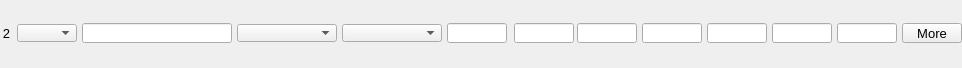
    <widget class="PyDMFrame" name="composite_1">
      <property name="geometry">
        <rect>
          <x>8</x>
          <y>159</y>
          <width>962</width>
          <height>68</height>
        </rect>
      </property>
      <widget class="PyDMEnumComboBox" name="menu_3">
        <property name="geometry">
          <rect>
            <x>17</x>
            <y>24</y>
            <width>60</width>
            <height>18</height>
          </rect>
        </property>
        <property name="toolTip">
          <string>${P}${O2}Use</string>
        </property>
        <property name="channel" stdset="0">
          <string>ca://${P}${O2}Use</string>
        </property>
        <property name="font" stdset="0">
          <font>
            <pointsize>10</pointsize>
          </font>
        </property>
        <property name="styleSheet">
          <string notr="true">PyDMEnumComboBox#menu_3 {
  color: rgb(0, 0, 0);
  background-color: rgb(115, 223, 255);
  }</string>
        </property>
      </widget>
      <widget class="PyDMLabel" name="text_update_11">
        <property name="geometry">
          <rect>
            <x>17</x>
            <y>0</y>
            <width>60</width>
            <height>18</height>
          </rect>
        </property>
        <property name="toolTip">
          <string>PV: ${P}${O2}Use_RBV</string>
        </property>
        <property name="channel" stdset="0">
          <string>ca://${P}${O2}Use_RBV</string>
        </property>
        <property name="font" stdset="0">
          <font>
            <pointsize>10</pointsize>
          </font>
        </property>
        <property name="alignment">
          <set>Qt::AlignCenter</set>
        </property>
        <property name="textInteractionFlags">
          <set>Qt::TextSelectableByKeyboard|Qt::TextSelectableByMouse</set>
        </property>
        <property name="styleSheet">
          <string notr="true">PyDMLabel#text_update_11 {
  color: rgb(10, 0, 184);
  background-color: rgb(70, 70, 70);
  }</string>
        </property>
      </widget>
      <widget class="PyDMLineEdit" name="text_entry_8">
        <property name="geometry">
          <rect>
            <x>82</x>
            <y>23</y>
            <width>150</width>
            <height>20</height>
          </rect>
        </property>
        <property name="channel" stdset="0">
          <string>ca://${P}${O2}Name</string>
        </property>
        <property name="toolTip">
          <string>${P}${O2}Name</string>
        </property>
        <property name="font" stdset="0">
          <font>
            <pointsize>10</pointsize>
          </font>
        </property>
        <property name="styleSheet">
          <string notr="true">PyDMLineEdit#text_entry_8 {
  color: rgb(0, 0, 0);
  background-color: rgb(115, 223, 255);
  border: 1px solid black;
  margin: 0px;
  padding: 0px;
  spacing: 0px;
  }</string>
        </property>
      </widget>
      <widget class="PyDMLabel" name="text_update_12">
        <property name="geometry">
          <rect>
            <x>82</x>
            <y>0</y>
            <width>150</width>
            <height>18</height>
          </rect>
        </property>
        <property name="toolTip">
          <string>PV: ${P}${O2}Name_RBV</string>
        </property>
        <property name="channel" stdset="0">
          <string>ca://${P}${O2}Name_RBV</string>
        </property>
        <property name="font" stdset="0">
          <font>
            <pointsize>10</pointsize>
          </font>
        </property>
        <property name="alignment">
          <set>Qt::AlignCenter</set>
        </property>
        <property name="textInteractionFlags">
          <set>Qt::TextSelectableByKeyboard|Qt::TextSelectableByMouse</set>
        </property>
        <property name="styleSheet">
          <string notr="true">PyDMLabel#text_update_12 {
  color: rgb(10, 0, 184);
  background-color: rgb(187, 187, 187);
  }</string>
        </property>
      </widget>
      <widget class="PyDMEnumComboBox" name="menu_4">
        <property name="geometry">
          <rect>
            <x>237</x>
            <y>24</y>
            <width>100</width>
            <height>18</height>
          </rect>
        </property>
        <property name="toolTip">
          <string>${P}${O2}Shape</string>
        </property>
        <property name="channel" stdset="0">
          <string>ca://${P}${O2}Shape</string>
        </property>
        <property name="font" stdset="0">
          <font>
            <pointsize>10</pointsize>
          </font>
        </property>
        <property name="styleSheet">
          <string notr="true">PyDMEnumComboBox#menu_4 {
  color: rgb(0, 0, 0);
  background-color: rgb(115, 223, 255);
  }</string>
        </property>
      </widget>
      <widget class="PyDMLabel" name="text_update_13">
        <property name="geometry">
          <rect>
            <x>237</x>
            <y>0</y>
            <width>100</width>
            <height>18</height>
          </rect>
        </property>
        <property name="toolTip">
          <string>PV: ${P}${O2}Shape_RBV</string>
        </property>
        <property name="channel" stdset="0">
          <string>ca://${P}${O2}Shape_RBV</string>
        </property>
        <property name="font" stdset="0">
          <font>
            <pointsize>10</pointsize>
          </font>
        </property>
        <property name="alignment">
          <set>Qt::AlignCenter</set>
        </property>
        <property name="textInteractionFlags">
          <set>Qt::TextSelectableByKeyboard|Qt::TextSelectableByMouse</set>
        </property>
        <property name="styleSheet">
          <string notr="true">PyDMLabel#text_update_13 {
  color: rgb(10, 0, 184);
  background-color: rgb(187, 187, 187);
  }</string>
        </property>
      </widget>
      <widget class="PyDMEnumComboBox" name="menu_5">
        <property name="geometry">
          <rect>
            <x>342</x>
            <y>24</y>
            <width>100</width>
            <height>18</height>
          </rect>
        </property>
        <property name="toolTip">
          <string>${P}${O2}DrawMode</string>
        </property>
        <property name="channel" stdset="0">
          <string>ca://${P}${O2}DrawMode</string>
        </property>
        <property name="font" stdset="0">
          <font>
            <pointsize>10</pointsize>
          </font>
        </property>
        <property name="styleSheet">
          <string notr="true">PyDMEnumComboBox#menu_5 {
  color: rgb(0, 0, 0);
  background-color: rgb(115, 223, 255);
  }</string>
        </property>
      </widget>
      <widget class="PyDMLabel" name="text_update_14">
        <property name="geometry">
          <rect>
            <x>342</x>
            <y>0</y>
            <width>100</width>
            <height>18</height>
          </rect>
        </property>
        <property name="toolTip">
          <string>PV: ${P}${O2}DrawMode_RBV</string>
        </property>
        <property name="channel" stdset="0">
          <string>ca://${P}${O2}DrawMode_RBV</string>
        </property>
        <property name="font" stdset="0">
          <font>
            <pointsize>10</pointsize>
          </font>
        </property>
        <property name="alignment">
          <set>Qt::AlignCenter</set>
        </property>
        <property name="textInteractionFlags">
          <set>Qt::TextSelectableByKeyboard|Qt::TextSelectableByMouse</set>
        </property>
        <property name="styleSheet">
          <string notr="true">PyDMLabel#text_update_14 {
  color: rgb(10, 0, 184);
  background-color: rgb(187, 187, 187);
  }</string>
        </property>
      </widget>
      <widget class="PyDMLineEdit" name="text_entry_9">
        <property name="geometry">
          <rect>
            <x>514</x>
            <y>23</y>
            <width>60</width>
            <height>20</height>
          </rect>
        </property>
        <property name="channel" stdset="0">
          <string>ca://${P}${O2}Green</string>
        </property>
        <property name="toolTip">
          <string>${P}${O2}Green</string>
        </property>
        <property name="font" stdset="0">
          <font>
            <pointsize>10</pointsize>
          </font>
        </property>
        <property name="styleSheet">
          <string notr="true">PyDMLineEdit#text_entry_9 {
  color: rgb(0, 0, 0);
  background-color: rgb(115, 223, 255);
  border: 1px solid black;
  margin: 0px;
  padding: 0px;
  spacing: 0px;
  }</string>
        </property>
      </widget>
      <widget class="PyDMLabel" name="text_update_15">
        <property name="geometry">
          <rect>
            <x>514</x>
            <y>0</y>
            <width>60</width>
            <height>18</height>
          </rect>
        </property>
        <property name="toolTip">
          <string>PV: ${P}${O2}Green_RBV</string>
        </property>
        <property name="channel" stdset="0">
          <string>ca://${P}${O2}Green_RBV</string>
        </property>
        <property name="font" stdset="0">
          <font>
            <pointsize>10</pointsize>
          </font>
        </property>
        <property name="alignment">
          <set>Qt::AlignCenter</set>
        </property>
        <property name="textInteractionFlags">
          <set>Qt::TextSelectableByKeyboard|Qt::TextSelectableByMouse</set>
        </property>
        <property name="styleSheet">
          <string notr="true">PyDMLabel#text_update_15 {
  color: rgb(10, 0, 184);
  background-color: rgb(187, 187, 187);
  }</string>
        </property>
      </widget>
      <widget class="PyDMLineEdit" name="text_entry_10">
        <property name="geometry">
          <rect>
            <x>577</x>
            <y>23</y>
            <width>60</width>
            <height>20</height>
          </rect>
        </property>
        <property name="channel" stdset="0">
          <string>ca://${P}${O2}Blue</string>
        </property>
        <property name="toolTip">
          <string>${P}${O2}Blue</string>
        </property>
        <property name="font" stdset="0">
          <font>
            <pointsize>10</pointsize>
          </font>
        </property>
        <property name="styleSheet">
          <string notr="true">PyDMLineEdit#text_entry_10 {
  color: rgb(0, 0, 0);
  background-color: rgb(115, 223, 255);
  border: 1px solid black;
  margin: 0px;
  padding: 0px;
  spacing: 0px;
  }</string>
        </property>
      </widget>
      <widget class="PyDMLabel" name="text_update_16">
        <property name="geometry">
          <rect>
            <x>577</x>
            <y>0</y>
            <width>60</width>
            <height>18</height>
          </rect>
        </property>
        <property name="toolTip">
          <string>PV: ${P}${O2}Blue_RBV</string>
        </property>
        <property name="channel" stdset="0">
          <string>ca://${P}${O2}Blue_RBV</string>
        </property>
        <property name="font" stdset="0">
          <font>
            <pointsize>10</pointsize>
          </font>
        </property>
        <property name="alignment">
          <set>Qt::AlignCenter</set>
        </property>
        <property name="textInteractionFlags">
          <set>Qt::TextSelectableByKeyboard|Qt::TextSelectableByMouse</set>
        </property>
        <property name="styleSheet">
          <string notr="true">PyDMLabel#text_update_16 {
  color: rgb(10, 0, 184);
  background-color: rgb(187, 187, 187);
  }</string>
        </property>
      </widget>
      <widget class="PyDMSlider" name="valuator_4">
        <property name="geometry">
          <rect>
            <x>642</x>
            <y>48</y>
            <width>60</width>
            <height>20</height>
          </rect>
        </property>
        <property name="channel" stdset="0">
          <string>ca://${P}${O2}PositionX</string>
        </property>
        <property name="toolTip">
          <string>${P}${O2}PositionX</string>
        </property>
        <property name="orientation" stdset="0">
          <string>Qt::Horizontal</string>
        </property>
        <property name="showLimitLabels" stdset="0">
          <bool>true</bool>
        </property>
        <property name="showValueLabel" stdset="0">
          <bool>false</bool>
        </property>
        <property name="showUnits" stdset="0">
          <bool>false</bool>
        </property>
        <property name="tickPosition" stdset="0">
          <enum>QSlider::NoTicks</enum>
        </property>
        <property name="precision" stdset="0">
          <number>1</number>
        </property>
        <property name="styleSheet">
          <string notr="true">PyDMSlider#valuator_4 {
  color: rgb(0, 0, 0);
  background-color: rgb(115, 223, 255);
  }</string>
        </property>
      </widget>
      <widget class="PyDMLineEdit" name="text_entry_11">
        <property name="geometry">
          <rect>
            <x>642</x>
            <y>23</y>
            <width>60</width>
            <height>20</height>
          </rect>
        </property>
        <property name="channel" stdset="0">
          <string>ca://${P}${O2}PositionX</string>
        </property>
        <property name="toolTip">
          <string>${P}${O2}PositionX</string>
        </property>
        <property name="font" stdset="0">
          <font>
            <pointsize>10</pointsize>
          </font>
        </property>
        <property name="styleSheet">
          <string notr="true">PyDMLineEdit#text_entry_11 {
  color: rgb(0, 0, 0);
  background-color: rgb(115, 223, 255);
  border: 1px solid black;
  margin: 0px;
  padding: 0px;
  spacing: 0px;
  }</string>
        </property>
      </widget>
      <widget class="PyDMLabel" name="text_update_17">
        <property name="geometry">
          <rect>
            <x>642</x>
            <y>0</y>
            <width>60</width>
            <height>18</height>
          </rect>
        </property>
        <property name="toolTip">
          <string>PV: ${P}${O2}PositionX_RBV</string>
        </property>
        <property name="channel" stdset="0">
          <string>ca://${P}${O2}PositionX_RBV</string>
        </property>
        <property name="font" stdset="0">
          <font>
            <pointsize>10</pointsize>
          </font>
        </property>
        <property name="alignment">
          <set>Qt::AlignCenter</set>
        </property>
        <property name="textInteractionFlags">
          <set>Qt::TextSelectableByKeyboard|Qt::TextSelectableByMouse</set>
        </property>
        <property name="styleSheet">
          <string notr="true">PyDMLabel#text_update_17 {
  color: rgb(10, 0, 184);
  background-color: rgb(187, 187, 187);
  }</string>
        </property>
      </widget>
      <widget class="PyDMSlider" name="valuator_5">
        <property name="geometry">
          <rect>
            <x>707</x>
            <y>48</y>
            <width>60</width>
            <height>20</height>
          </rect>
        </property>
        <property name="channel" stdset="0">
          <string>ca://${P}${O2}SizeX</string>
        </property>
        <property name="toolTip">
          <string>${P}${O2}SizeX</string>
        </property>
        <property name="orientation" stdset="0">
          <string>Qt::Horizontal</string>
        </property>
        <property name="showLimitLabels" stdset="0">
          <bool>true</bool>
        </property>
        <property name="showValueLabel" stdset="0">
          <bool>false</bool>
        </property>
        <property name="showUnits" stdset="0">
          <bool>false</bool>
        </property>
        <property name="tickPosition" stdset="0">
          <enum>QSlider::NoTicks</enum>
        </property>
        <property name="precision" stdset="0">
          <number>1</number>
        </property>
        <property name="styleSheet">
          <string notr="true">PyDMSlider#valuator_5 {
  color: rgb(0, 0, 0);
  background-color: rgb(115, 223, 255);
  }</string>
        </property>
      </widget>
      <widget class="PyDMLineEdit" name="text_entry_12">
        <property name="geometry">
          <rect>
            <x>707</x>
            <y>23</y>
            <width>60</width>
            <height>20</height>
          </rect>
        </property>
        <property name="channel" stdset="0">
          <string>ca://${P}${O2}SizeX</string>
        </property>
        <property name="toolTip">
          <string>${P}${O2}SizeX</string>
        </property>
        <property name="font" stdset="0">
          <font>
            <pointsize>10</pointsize>
          </font>
        </property>
        <property name="styleSheet">
          <string notr="true">PyDMLineEdit#text_entry_12 {
  color: rgb(0, 0, 0);
  background-color: rgb(115, 223, 255);
  border: 1px solid black;
  margin: 0px;
  padding: 0px;
  spacing: 0px;
  }</string>
        </property>
      </widget>
      <widget class="PyDMLabel" name="text_update_18">
        <property name="geometry">
          <rect>
            <x>707</x>
            <y>0</y>
            <width>60</width>
            <height>18</height>
          </rect>
        </property>
        <property name="toolTip">
          <string>PV: ${P}${O2}SizeX_RBV</string>
        </property>
        <property name="channel" stdset="0">
          <string>ca://${P}${O2}SizeX_RBV</string>
        </property>
        <property name="font" stdset="0">
          <font>
            <pointsize>10</pointsize>
          </font>
        </property>
        <property name="alignment">
          <set>Qt::AlignCenter</set>
        </property>
        <property name="textInteractionFlags">
          <set>Qt::TextSelectableByKeyboard|Qt::TextSelectableByMouse</set>
        </property>
        <property name="styleSheet">
          <string notr="true">PyDMLabel#text_update_18 {
  color: rgb(10, 0, 184);
  background-color: rgb(187, 187, 187);
  }</string>
        </property>
      </widget>
      <widget class="PyDMSlider" name="valuator_6">
        <property name="geometry">
          <rect>
            <x>772</x>
            <y>48</y>
            <width>60</width>
            <height>20</height>
          </rect>
        </property>
        <property name="channel" stdset="0">
          <string>ca://${P}${O2}PositionY</string>
        </property>
        <property name="toolTip">
          <string>${P}${O2}PositionY</string>
        </property>
        <property name="orientation" stdset="0">
          <string>Qt::Horizontal</string>
        </property>
        <property name="showLimitLabels" stdset="0">
          <bool>true</bool>
        </property>
        <property name="showValueLabel" stdset="0">
          <bool>false</bool>
        </property>
        <property name="showUnits" stdset="0">
          <bool>false</bool>
        </property>
        <property name="tickPosition" stdset="0">
          <enum>QSlider::NoTicks</enum>
        </property>
        <property name="precision" stdset="0">
          <number>1</number>
        </property>
        <property name="styleSheet">
          <string notr="true">PyDMSlider#valuator_6 {
  color: rgb(0, 0, 0);
  background-color: rgb(115, 223, 255);
  }</string>
        </property>
      </widget>
      <widget class="PyDMLineEdit" name="text_entry_13">
        <property name="geometry">
          <rect>
            <x>772</x>
            <y>23</y>
            <width>60</width>
            <height>20</height>
          </rect>
        </property>
        <property name="channel" stdset="0">
          <string>ca://${P}${O2}PositionY</string>
        </property>
        <property name="toolTip">
          <string>${P}${O2}PositionY</string>
        </property>
        <property name="font" stdset="0">
          <font>
            <pointsize>10</pointsize>
          </font>
        </property>
        <property name="styleSheet">
          <string notr="true">PyDMLineEdit#text_entry_13 {
  color: rgb(0, 0, 0);
  background-color: rgb(115, 223, 255);
  border: 1px solid black;
  margin: 0px;
  padding: 0px;
  spacing: 0px;
  }</string>
        </property>
      </widget>
      <widget class="PyDMLabel" name="text_update_19">
        <property name="geometry">
          <rect>
            <x>772</x>
            <y>0</y>
            <width>60</width>
            <height>18</height>
          </rect>
        </property>
        <property name="toolTip">
          <string>PV: ${P}${O2}PositionY_RBV</string>
        </property>
        <property name="channel" stdset="0">
          <string>ca://${P}${O2}PositionY_RBV</string>
        </property>
        <property name="font" stdset="0">
          <font>
            <pointsize>10</pointsize>
          </font>
        </property>
        <property name="alignment">
          <set>Qt::AlignCenter</set>
        </property>
        <property name="textInteractionFlags">
          <set>Qt::TextSelectableByKeyboard|Qt::TextSelectableByMouse</set>
        </property>
        <property name="styleSheet">
          <string notr="true">PyDMLabel#text_update_19 {
  color: rgb(10, 0, 184);
  background-color: rgb(187, 187, 187);
  }</string>
        </property>
      </widget>
      <widget class="PyDMSlider" name="valuator_7">
        <property name="geometry">
          <rect>
            <x>837</x>
            <y>48</y>
            <width>60</width>
            <height>20</height>
          </rect>
        </property>
        <property name="channel" stdset="0">
          <string>ca://${P}${O2}SizeY</string>
        </property>
        <property name="toolTip">
          <string>${P}${O2}SizeY</string>
        </property>
        <property name="orientation" stdset="0">
          <string>Qt::Horizontal</string>
        </property>
        <property name="showLimitLabels" stdset="0">
          <bool>true</bool>
        </property>
        <property name="showValueLabel" stdset="0">
          <bool>false</bool>
        </property>
        <property name="showUnits" stdset="0">
          <bool>false</bool>
        </property>
        <property name="tickPosition" stdset="0">
          <enum>QSlider::NoTicks</enum>
        </property>
        <property name="precision" stdset="0">
          <number>1</number>
        </property>
        <property name="styleSheet">
          <string notr="true">PyDMSlider#valuator_7 {
  color: rgb(0, 0, 0);
  background-color: rgb(115, 223, 255);
  }</string>
        </property>
      </widget>
      <widget class="PyDMLineEdit" name="text_entry_14">
        <property name="geometry">
          <rect>
            <x>837</x>
            <y>23</y>
            <width>60</width>
            <height>20</height>
          </rect>
        </property>
        <property name="channel" stdset="0">
          <string>ca://${P}${O2}SizeY</string>
        </property>
        <property name="toolTip">
          <string>${P}${O2}SizeY</string>
        </property>
        <property name="font" stdset="0">
          <font>
            <pointsize>10</pointsize>
          </font>
        </property>
        <property name="styleSheet">
          <string notr="true">PyDMLineEdit#text_entry_14 {
  color: rgb(0, 0, 0);
  background-color: rgb(115, 223, 255);
  border: 1px solid black;
  margin: 0px;
  padding: 0px;
  spacing: 0px;
  }</string>
        </property>
      </widget>
      <widget class="PyDMLabel" name="text_update_20">
        <property name="geometry">
          <rect>
            <x>837</x>
            <y>0</y>
            <width>60</width>
            <height>18</height>
          </rect>
        </property>
        <property name="toolTip">
          <string>PV: ${P}${O2}SizeY_RBV</string>
        </property>
        <property name="channel" stdset="0">
          <string>ca://${P}${O2}SizeY_RBV</string>
        </property>
        <property name="font" stdset="0">
          <font>
            <pointsize>10</pointsize>
          </font>
        </property>
        <property name="alignment">
          <set>Qt::AlignCenter</set>
        </property>
        <property name="textInteractionFlags">
          <set>Qt::TextSelectableByKeyboard|Qt::TextSelectableByMouse</set>
        </property>
        <property name="styleSheet">
          <string notr="true">PyDMLabel#text_update_20 {
  color: rgb(10, 0, 184);
  background-color: rgb(187, 187, 187);
  }</string>
        </property>
      </widget>
      <widget class="PyDMLineEdit" name="text_entry_15">
        <property name="geometry">
          <rect>
            <x>447</x>
            <y>23</y>
            <width>60</width>
            <height>20</height>
          </rect>
        </property>
        <property name="channel" stdset="0">
          <string>ca://${P}${O2}Red</string>
        </property>
        <property name="toolTip">
          <string>${P}${O2}Red</string>
        </property>
        <property name="font" stdset="0">
          <font>
            <pointsize>10</pointsize>
          </font>
        </property>
        <property name="styleSheet">
          <string notr="true">PyDMLineEdit#text_entry_15 {
  color: rgb(0, 0, 0);
  background-color: rgb(115, 223, 255);
  border: 1px solid black;
  margin: 0px;
  padding: 0px;
  spacing: 0px;
  }</string>
        </property>
      </widget>
      <widget class="PyDMLabel" name="text_update_21">
        <property name="geometry">
          <rect>
            <x>447</x>
            <y>0</y>
            <width>60</width>
            <height>18</height>
          </rect>
        </property>
        <property name="toolTip">
          <string>PV: ${P}${O2}Red_RBV</string>
        </property>
        <property name="channel" stdset="0">
          <string>ca://${P}${O2}Red_RBV</string>
        </property>
        <property name="font" stdset="0">
          <font>
            <pointsize>10</pointsize>
          </font>
        </property>
        <property name="alignment">
          <set>Qt::AlignCenter</set>
        </property>
        <property name="textInteractionFlags">
          <set>Qt::TextSelectableByKeyboard|Qt::TextSelectableByMouse</set>
        </property>
        <property name="styleSheet">
          <string notr="true">PyDMLabel#text_update_21 {
  color: rgb(10, 0, 184);
  background-color: rgb(187, 187, 187);
  }</string>
        </property>
      </widget>
      <widget class="QLabel" name="text_16">
        <property name="geometry">
          <rect>
            <x>0</x>
            <y>23</y>
            <width>10</width>
            <height>20</height>
          </rect>
        </property>
        <property name="text">
          <string>2</string>
        </property>
        <property name="font" stdset="0">
          <font>
            <pointsize>10</pointsize>
          </font>
        </property>
        <property name="brush" stdset="0">
          <brush brushstyle="SolidPattern">
            <color alpha="255">
              <red>0</red>
              <green>0</green>
              <blue>0</blue>
            </color>
          </brush>
        </property>
        <property name="toolTip">
          <string>text_16</string>
        </property>
        <property name="alignment">
          <set>Qt::AlignRight|Qt::AlignTrailing|Qt::AlignVCenter</set>
        </property>
        <property name="styleSheet">
          <string notr="true">QLabel#text_16 {
  color: rgb(0, 0, 0);
  }</string>
        </property>
      </widget>
      <widget class="PyDMRelatedDisplayButton" name="related_display_1">
        <property name="geometry">
          <rect>
            <x>902</x>
            <y>23</y>
            <width>60</width>
            <height>20</height>
          </rect>
        </property>
        <property name="toolTip">
          <string>More</string>
        </property>
        <property name="text">
          <string>More</string>
        </property>
        <property name="showIcon" stdset="0">
          <bool>true</bool>
        </property>
        <property name="font" stdset="0">
          <font>
            <pointsize>10</pointsize>
          </font>
        </property>
        <property name="styleSheet">
          <string notr="true">PyDMRelatedDisplayButton#related_display_1 {
  color: rgb(0, 0, 0);
  background-color: rgb(115, 223, 255);
  }</string>
        </property>
        <property name="titles" stdset="0">
          <stringlist>
            <string>Full Overlay</string>
          </stringlist>
        </property>
        <property name="filenames" stdset="0">
          <stringlist>
            <string>OverlayN.ui</string>
          </stringlist>
        </property>
        <property name="macros" stdset="0">
          <stringlist>
            <string>P=${P}, R=${O2}</string>
          </stringlist>
        </property>
        <property name="openInNewWindow" stdset="0">
          <bool>true</bool>
        </property>
      </widget>
    </widget>
